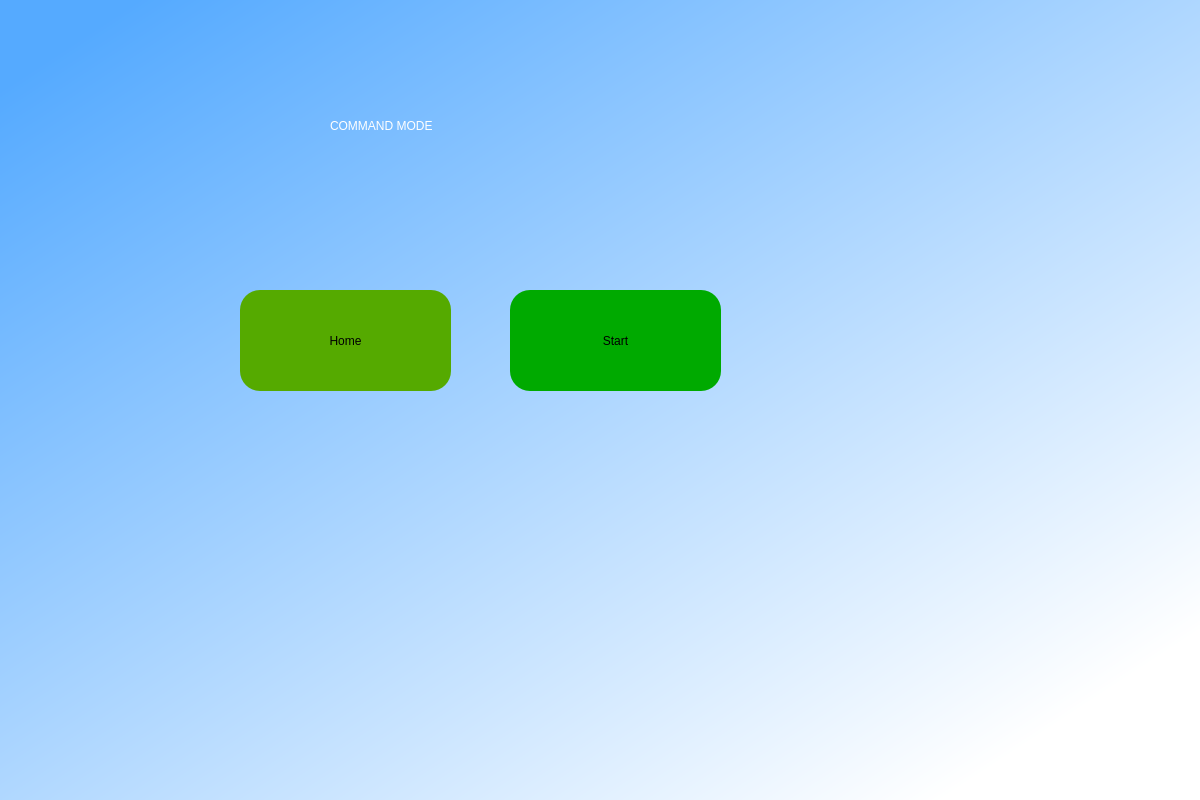
<?xml version="1.0" encoding="UTF-8"?>
<ui version="4.0">
 <class>Dialog</class>
 <widget class="QDialog" name="Dialog">
  <property name="geometry">
   <rect>
    <x>0</x>
    <y>0</y>
    <width>1200</width>
    <height>800</height>
   </rect>
  </property>
  <property name="windowTitle">
   <string>Dialog</string>
  </property>
  <widget class="QWidget" name="widget" native="true">
   <property name="geometry">
    <rect>
     <x>0</x>
     <y>0</y>
     <width>1201</width>
     <height>801</height>
    </rect>
   </property>
   <property name="styleSheet">
    <string notr="true">QWidget#widget{
background-color:qlineargradient(spread:pad, x1:0.0549451, y1:0.057, x2:0.884615, y2:0.896, stop:0 rgba(85, 170, 255, 255), stop:1 rgba(255, 255, 255, 255));}</string>
   </property>
   <widget class="QLabel" name="label">
    <property name="geometry">
     <rect>
      <x>330</x>
      <y>80</y>
      <width>501</width>
      <height>91</height>
     </rect>
    </property>
    <property name="styleSheet">
     <string notr="true">color: rgb(255, 255, 255);
font: 75 30pt &quot;MS Shell Dlg 2&quot;;</string>
    </property>
    <property name="text">
     <string>COMMAND MODE</string>
    </property>
   </widget>
   <widget class="QPushButton" name="start">
    <property name="geometry">
     <rect>
      <x>510</x>
      <y>290</y>
      <width>211</width>
      <height>101</height>
     </rect>
    </property>
    <property name="styleSheet">
     <string notr="true">border-radius:20px;
font: 75 20pt &quot;MS Shell Dlg 2&quot;;

background-color: rgb(0, 170, 0)</string>
    </property>
    <property name="text">
     <string>Start</string>
    </property>
   </widget>
   <widget class="QPushButton" name="home">
    <property name="geometry">
     <rect>
      <x>240</x>
      <y>290</y>
      <width>211</width>
      <height>101</height>
     </rect>
    </property>
    <property name="styleSheet">
     <string notr="true">border-radius:20px;
font: 75 18pt &quot;MS Shell Dlg 2&quot;;

background-color: rgb(85, 170, 0)</string>
    </property>
    <property name="text">
     <string>Home</string>
    </property>
   </widget>
  </widget>
 </widget>
 <resources/>
 <connections/>
</ui>
